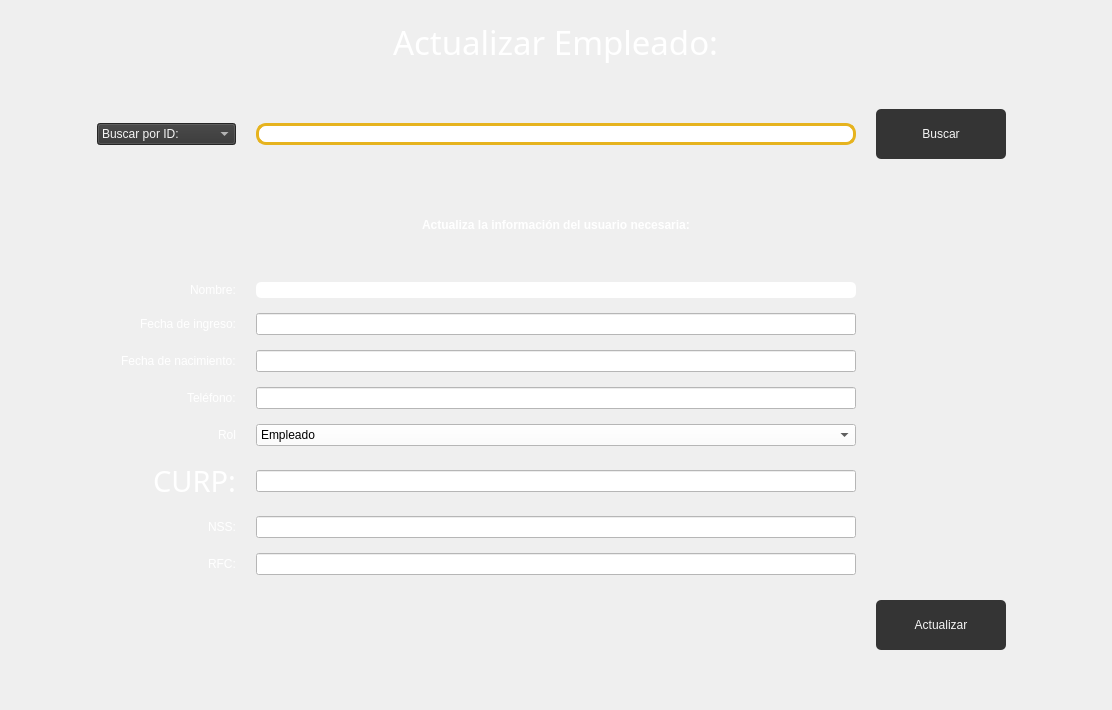
                    <widget class="QWidget" name="scrollAreaWidgetContents_3">
                     <property name="geometry">
                      <rect>
                       <x>0</x>
                       <y>0</y>
                       <width>1112</width>
                       <height>710</height>
                      </rect>
                     </property>
                     <layout class="QGridLayout" name="gridLayout_6">
                      <property name="leftMargin">
                       <number>0</number>
                      </property>
                      <property name="topMargin">
                       <number>0</number>
                      </property>
                      <property name="rightMargin">
                       <number>0</number>
                      </property>
                      <property name="bottomMargin">
                       <number>50</number>
                      </property>
                      <property name="horizontalSpacing">
                       <number>20</number>
                      </property>
                      <property name="verticalSpacing">
                       <number>15</number>
                      </property>
                      <item row="11" column="1" alignment="Qt::AlignHCenter">
                       <widget class="QComboBox" name="BuscarPor_3">
                        <property name="minimumSize">
                         <size>
                          <width>600</width>
                          <height>0</height>
                         </size>
                        </property>
                        <property name="styleSheet">
                         <string notr="true">font: 63 20pt &quot;Bahnschrift SemiBold SemiConden&quot;;
	border: .5px solid #0000;
	
	background-color: rgb(255, 255, 255);
	color: rgb(0, 0, 0);</string>
                        </property>
                        <item>
                         <property name="text">
                          <string>Empleado</string>
                         </property>
                        </item>
                        <item>
                         <property name="text">
                          <string>Administrativo</string>
                         </property>
                        </item>
                       </widget>
                      </item>
                      <item row="3" column="1" alignment="Qt::AlignHCenter|Qt::AlignVCenter">
                       <widget class="QLabel" name="label_29">
                        <property name="styleSheet">
                         <string notr="true">font: 63 22pt &quot;Bahnschrift SemiBold SemiConden&quot;;
color: rgb(255, 255, 255);</string>
                        </property>
                        <property name="text">
                         <string>&lt;html&gt;&lt;head/&gt;&lt;body&gt;&lt;p&gt;&lt;span style=&quot; font-weight:696; color:#ffffff;&quot;&gt;Actualiza la información del usuario necesaria:&lt;/span&gt;&lt;/p&gt;&lt;/body&gt;&lt;/html&gt;</string>
                        </property>
                       </widget>
                      </item>
                      <item row="4" column="0" alignment="Qt::AlignRight">
                       <widget class="QLabel" name="label_30">
                        <property name="styleSheet">
                         <string notr="true">font: 63 22pt &quot;Bahnschrift SemiBold SemiConden&quot;;
color: rgb(255, 255, 255);</string>
                        </property>
                        <property name="text">
                         <string>Nombre:</string>
                        </property>
                       </widget>
                      </item>
                      <item row="1" column="1" alignment="Qt::AlignHCenter|Qt::AlignVCenter">
                       <widget class="QLineEdit" name="ID_BuscarActualizarPaciente">
                        <property name="minimumSize">
                         <size>
                          <width>600</width>
                          <height>0</height>
                         </size>
                        </property>
                        <property name="maximumSize">
                         <size>
                          <width>600</width>
                          <height>16777215</height>
                         </size>
                        </property>
                        <property name="styleSheet">
                         <string notr="true">font: 63 20pt &quot;Bahnschrift SemiBold SemiConden&quot;;
background-color: rgb(255, 255, 255);
border: 3px solid #e6b31e;
border-radius: 10px;</string>
                        </property>
                       </widget>
                      </item>
                      <item row="1" column="0" alignment="Qt::AlignRight">
                       <widget class="QComboBox" name="BuscarPor_2">
                        <property name="styleSheet">
                         <string notr="true">font: 63 20pt &quot;Bahnschrift SemiBold SemiConden&quot;;
border: .5px solid #e6b31e;
background-color: rgb(52, 52, 52);
color: whitesmoke;</string>
                        </property>
                        <item>
                         <property name="text">
                          <string>Buscar por ID:</string>
                         </property>
                        </item>
                        <item>
                         <property name="text">
                          <string>Buscar por Nombre:</string>
                         </property>
                        </item>
                       </widget>
                      </item>
                      <item row="11" column="0" alignment="Qt::AlignRight">
                       <widget class="QLabel" name="label_39">
                        <property name="styleSheet">
                         <string notr="true">font: 63 22pt &quot;Bahnschrift SemiBold SemiConden&quot;;
color: rgb(255, 255, 255);</string>
                        </property>
                        <property name="text">
                         <string>Rol</string>
                        </property>
                       </widget>
                      </item>
                      <item row="13" column="0" alignment="Qt::AlignRight">
                       <widget class="QLabel" name="label_35">
                        <property name="styleSheet">
                         <string notr="true">font: 63 22pt &quot;Bahnschrift SemiBold SemiConden&quot;;
color: rgb(255, 255, 255);</string>
                        </property>
                        <property name="text">
                         <string>NSS:</string>
                        </property>
                       </widget>
                      </item>
                      <item row="10" column="1" alignment="Qt::AlignHCenter">
                       <widget class="QLineEdit" name="UltimCitActu">
                        <property name="minimumSize">
                         <size>
                          <width>600</width>
                          <height>0</height>
                         </size>
                        </property>
                        <property name="styleSheet">
                         <string notr="true">font: 63 20pt &quot;Bahnschrift SemiBold SemiConden&quot;;
background-color: rgb(255, 255, 255);
</string>
                        </property>
                       </widget>
                      </item>
                      <item row="12" column="1" alignment="Qt::AlignHCenter">
                       <widget class="QLineEdit" name="AlergiasActualizar">
                        <property name="minimumSize">
                         <size>
                          <width>600</width>
                          <height>0</height>
                         </size>
                        </property>
                        <property name="styleSheet">
                         <string notr="true">font: 63 20pt &quot;Bahnschrift SemiBold SemiConden&quot;;
background-color: rgb(255, 255, 255);
</string>
                        </property>
                       </widget>
                      </item>
                      <item row="13" column="1" alignment="Qt::AlignHCenter">
                       <widget class="QLineEdit" name="EnfermedadesActualizar">
                        <property name="minimumSize">
                         <size>
                          <width>600</width>
                          <height>0</height>
                         </size>
                        </property>
                        <property name="styleSheet">
                         <string notr="true">font: 63 20pt &quot;Bahnschrift SemiBold SemiConden&quot;;
background-color: rgb(255, 255, 255);
</string>
                        </property>
                       </widget>
                      </item>
                      <item row="14" column="0" alignment="Qt::AlignRight|Qt::AlignVCenter">
                       <widget class="QLabel" name="label_36">
                        <property name="styleSheet">
                         <string notr="true">font: 63 22pt &quot;Bahnschrift SemiBold SemiConden&quot;;
color: rgb(255, 255, 255);</string>
                        </property>
                        <property name="text">
                         <string>RFC:</string>
                        </property>
                       </widget>
                      </item>
                      <item row="4" column="1" alignment="Qt::AlignHCenter">
                       <widget class="QLineEdit" name="NombreActualizarPaciente">
                        <property name="minimumSize">
                         <size>
                          <width>600</width>
                          <height>0</height>
                         </size>
                        </property>
                        <property name="styleSheet">
                         <string notr="true">font: 63 20pt &quot;Bahnschrift SemiBold SemiConden&quot;;
background-color: rgb(255, 255, 255);

border-radius: 5px;</string>
                        </property>
                       </widget>
                      </item>
                      <item row="5" column="0" alignment="Qt::AlignRight">
                       <widget class="QLabel" name="label_31">
                        <property name="styleSheet">
                         <string notr="true">font: 63 22pt &quot;Bahnschrift SemiBold SemiConden&quot;;
color: rgb(255, 255, 255);</string>
                        </property>
                        <property name="text">
                         <string>Fecha de ingreso:</string>
                        </property>
                       </widget>
                      </item>
                      <item row="9" column="0" alignment="Qt::AlignRight">
                       <widget class="QLabel" name="label_32">
                        <property name="styleSheet">
                         <string notr="true">font: 63 22pt &quot;Bahnschrift SemiBold SemiConden&quot;;
color: rgb(255, 255, 255);</string>
                        </property>
                        <property name="text">
                         <string>Fecha de nacimiento:</string>
                        </property>
                       </widget>
                      </item>
                      <item row="5" column="1" alignment="Qt::AlignHCenter">
                       <widget class="QLineEdit" name="TelefonoActualizarPaciente">
                        <property name="minimumSize">
                         <size>
                          <width>600</width>
                          <height>0</height>
                         </size>
                        </property>
                        <property name="styleSheet">
                         <string notr="true">font: 63 20pt &quot;Bahnschrift SemiBold SemiConden&quot;;
background-color: rgb(255, 255, 255);
</string>
                        </property>
                       </widget>
                      </item>
                      <item row="10" column="0" alignment="Qt::AlignRight">
                       <widget class="QLabel" name="label_33">
                        <property name="styleSheet">
                         <string notr="true">font: 63 22pt &quot;Bahnschrift SemiBold SemiConden&quot;;
color: rgb(255, 255, 255);</string>
                        </property>
                        <property name="text">
                         <string>Teléfono:</string>
                        </property>
                       </widget>
                      </item>
                      <item row="12" column="0" alignment="Qt::AlignRight">
                       <widget class="QLabel" name="label_34">
                        <property name="font">
                         <font>
                          <family>Bahnschrift SemiBold SemiConden</family>
                          <pointsize>22</pointsize>
                          <weight>7</weight>
                          <italic>false</italic>
                          <bold>false</bold>
                         </font>
                        </property>
                        <property name="styleSheet">
                         <string notr="true">font: 63 22pt &quot;Bahnschrift SemiBold SemiConden&quot;;
color: rgb(255, 255, 255);</string>
                        </property>
                        <property name="text">
                         <string>CURP:</string>
                        </property>
                       </widget>
                      </item>
                      <item row="9" column="1" alignment="Qt::AlignHCenter">
                       <widget class="QLineEdit" name="FechNacActu">
                        <property name="minimumSize">
                         <size>
                          <width>600</width>
                          <height>0</height>
                         </size>
                        </property>
                        <property name="styleSheet">
                         <string notr="true">font: 63 20pt &quot;Bahnschrift SemiBold SemiConden&quot;;
background-color: rgb(255, 255, 255);
</string>
                        </property>
                       </widget>
                      </item>
                      <item row="0" column="1" alignment="Qt::AlignHCenter|Qt::AlignVCenter">
                       <widget class="QLabel" name="label_26">
                        <property name="palette">
                         <palette>
                          <active>
                           <colorrole role="WindowText">
                            <brush brushstyle="SolidPattern">
                             <color alpha="255">
                              <red>255</red>
                              <green>255</green>
                              <blue>255</blue>
                             </color>
                            </brush>
                           </colorrole>
                           <colorrole role="Button">
                            <brush brushstyle="SolidPattern">
                             <color alpha="255">
                              <red>35</red>
                              <green>31</green>
                              <blue>32</blue>
                             </color>
                            </brush>
                           </colorrole>
                           <colorrole role="Text">
                            <brush brushstyle="SolidPattern">
                             <color alpha="255">
                              <red>255</red>
                              <green>255</green>
                              <blue>255</blue>
                             </color>
                            </brush>
                           </colorrole>
                           <colorrole role="ButtonText">
                            <brush brushstyle="SolidPattern">
                             <color alpha="255">
                              <red>255</red>
                              <green>255</green>
                              <blue>255</blue>
                             </color>
                            </brush>
                           </colorrole>
                           <colorrole role="Base">
                            <brush brushstyle="SolidPattern">
                             <color alpha="255">
                              <red>35</red>
                              <green>31</green>
                              <blue>32</blue>
                             </color>
                            </brush>
                           </colorrole>
                           <colorrole role="Window">
                            <brush brushstyle="SolidPattern">
                             <color alpha="255">
                              <red>35</red>
                              <green>31</green>
                              <blue>32</blue>
                             </color>
                            </brush>
                           </colorrole>
                          </active>
                          <inactive>
                           <colorrole role="WindowText">
                            <brush brushstyle="SolidPattern">
                             <color alpha="255">
                              <red>255</red>
                              <green>255</green>
                              <blue>255</blue>
                             </color>
                            </brush>
                           </colorrole>
                           <colorrole role="Button">
                            <brush brushstyle="SolidPattern">
                             <color alpha="255">
                              <red>35</red>
                              <green>31</green>
                              <blue>32</blue>
                             </color>
                            </brush>
                           </colorrole>
                           <colorrole role="Text">
                            <brush brushstyle="SolidPattern">
                             <color alpha="255">
                              <red>255</red>
                              <green>255</green>
                              <blue>255</blue>
                             </color>
                            </brush>
                           </colorrole>
                           <colorrole role="ButtonText">
                            <brush brushstyle="SolidPattern">
                             <color alpha="255">
                              <red>255</red>
                              <green>255</green>
                              <blue>255</blue>
                             </color>
                            </brush>
                           </colorrole>
                           <colorrole role="Base">
                            <brush brushstyle="SolidPattern">
                             <color alpha="255">
                              <red>35</red>
                              <green>31</green>
                              <blue>32</blue>
                             </color>
                            </brush>
                           </colorrole>
                           <colorrole role="Window">
                            <brush brushstyle="SolidPattern">
                             <color alpha="255">
                              <red>35</red>
                              <green>31</green>
                              <blue>32</blue>
                             </color>
                            </brush>
                           </colorrole>
                          </inactive>
                          <disabled>
                           <colorrole role="WindowText">
                            <brush brushstyle="SolidPattern">
                             <color alpha="255">
                              <red>255</red>
                              <green>255</green>
                              <blue>255</blue>
                             </color>
                            </brush>
                           </colorrole>
                           <colorrole role="Button">
                            <brush brushstyle="SolidPattern">
                             <color alpha="255">
                              <red>35</red>
                              <green>31</green>
                              <blue>32</blue>
                             </color>
                            </brush>
                           </colorrole>
                           <colorrole role="Text">
                            <brush brushstyle="SolidPattern">
                             <color alpha="255">
                              <red>255</red>
                              <green>255</green>
                              <blue>255</blue>
                             </color>
                            </brush>
                           </colorrole>
                           <colorrole role="ButtonText">
                            <brush brushstyle="SolidPattern">
                             <color alpha="255">
                              <red>255</red>
                              <green>255</green>
                              <blue>255</blue>
                             </color>
                            </brush>
                           </colorrole>
                           <colorrole role="Base">
                            <brush brushstyle="SolidPattern">
                             <color alpha="255">
                              <red>35</red>
                              <green>31</green>
                              <blue>32</blue>
                             </color>
                            </brush>
                           </colorrole>
                           <colorrole role="Window">
                            <brush brushstyle="SolidPattern">
                             <color alpha="255">
                              <red>35</red>
                              <green>31</green>
                              <blue>32</blue>
                             </color>
                            </brush>
                           </colorrole>
                          </disabled>
                         </palette>
                        </property>
                        <property name="font">
                         <font>
                          <family>Bahnschrift SemiBold SemiConden</family>
                          <pointsize>25</pointsize>
                          <weight>7</weight>
                          <italic>false</italic>
                          <bold>false</bold>
                         </font>
                        </property>
                        <property name="styleSheet">
                         <string notr="true">font: 63 25pt &quot;Bahnschrift SemiBold SemiConden&quot;;
color: rgb(255, 255, 255);</string>
                        </property>
                        <property name="text">
                         <string>&lt;html&gt;&lt;head/&gt;&lt;body&gt;&lt;p&gt;Actualizar Empleado:&lt;/p&gt;&lt;/body&gt;&lt;/html&gt;</string>
                        </property>
                       </widget>
                      </item>
                      <item row="14" column="1" alignment="Qt::AlignHCenter">
                       <widget class="QLineEdit" name="MedicamentosActualizar">
                        <property name="minimumSize">
                         <size>
                          <width>600</width>
                          <height>0</height>
                         </size>
                        </property>
                        <property name="styleSheet">
                         <string notr="true">font: 63 20pt &quot;Bahnschrift SemiBold SemiConden&quot;;
background-color: rgb(255, 255, 255);
</string>
                        </property>
                       </widget>
                      </item>
                      <item row="15" column="2" alignment="Qt::AlignLeft">
                       <widget class="QPushButton" name="ActualizarBotonPaciente">
                        <property name="minimumSize">
                         <size>
                          <width>130</width>
                          <height>70</height>
                         </size>
                        </property>
                        <property name="cursor">
                         <cursorShape>PointingHandCursor</cursorShape>
                        </property>
                        <property name="styleSheet">
                         <string notr="true">QPushButton{
	background-color: #343434;
	font: 87 14pt &quot;Arial Black&quot;;
	color: whitesmoke;
	border-radius: 5px;
	border: .5px solid #e6b31e;
	margin: 10 px;
	right-margin: 10px;
}

QPushButton:hover{
	background-color: #e6b31e;
	font: 87 14pt &quot;Arial Black&quot;;
	color: whitesmoke;
	border-radius: 5px;
	border: 1.5px solid #343434;
	margin: 10 px;
	right-margin: 10px;
}
</string>
                        </property>
                        <property name="text">
                         <string>Actualizar</string>
                        </property>
                       </widget>
                      </item>
                      <item row="1" column="2" alignment="Qt::AlignLeft">
                       <widget class="QPushButton" name="BuscarBotonActualizar">
                        <property name="minimumSize">
                         <size>
                          <width>130</width>
                          <height>70</height>
                         </size>
                        </property>
                        <property name="cursor">
                         <cursorShape>PointingHandCursor</cursorShape>
                        </property>
                        <property name="styleSheet">
                         <string notr="true">QPushButton{
	background-color: #343434;
	font: 87 14pt &quot;Arial Black&quot;;
	color: whitesmoke;
	border-radius: 5px;
	border: .5px solid #e6b31e;
	margin: 10 px;
	right-margin: 10px;
}

QPushButton:hover{
	background-color: #e6b31e;
	font: 87 14pt &quot;Arial Black&quot;;
	color: whitesmoke;
	border-radius: 5px;
	border: 1.5px solid #343434;
	margin: 10 px;
	right-margin: 10px;
}


</string>
                        </property>
                        <property name="text">
                         <string>Buscar</string>
                        </property>
                       </widget>
                      </item>
                     </layout>
                    </widget>
